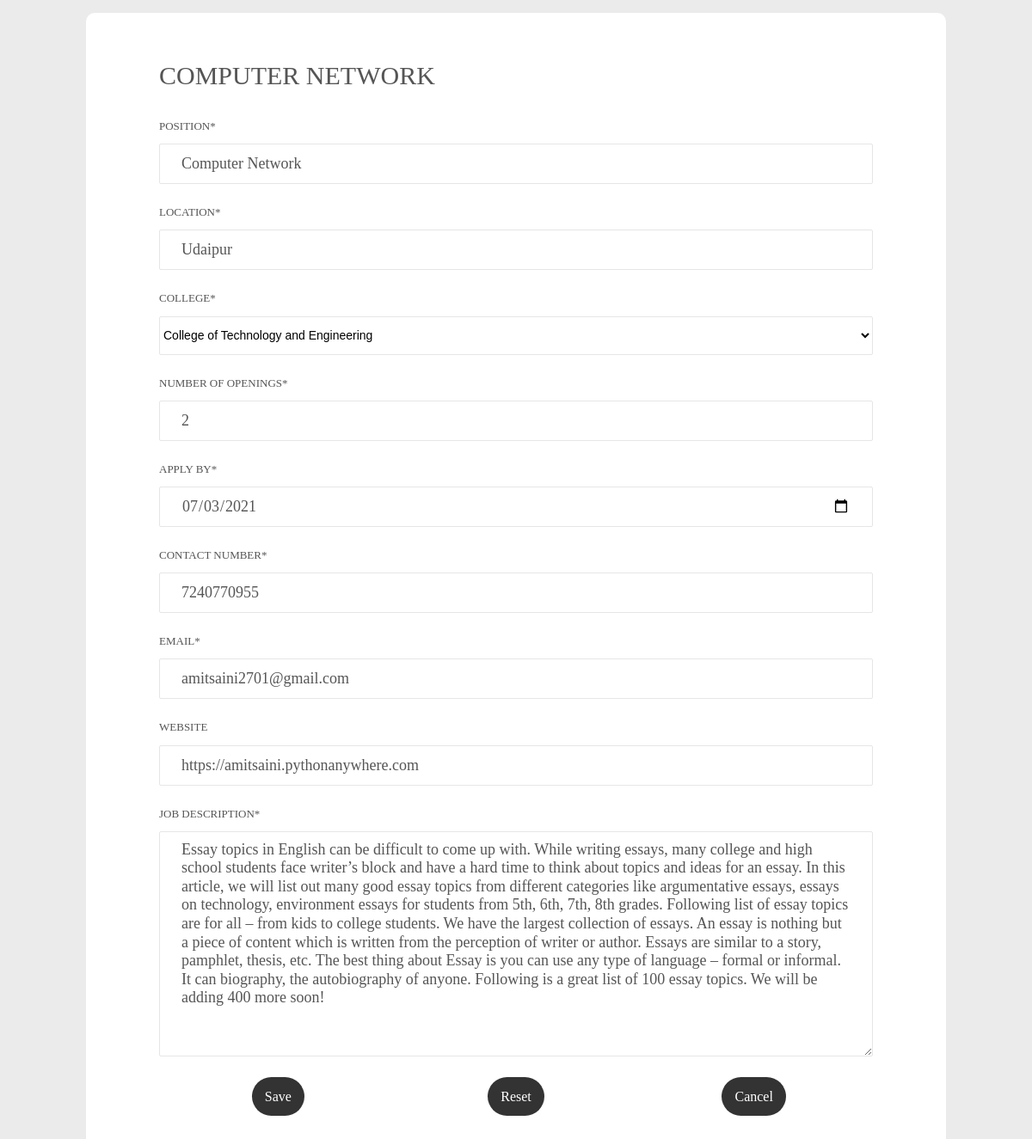
The app's page /updateJob/19 (signed in) with its own data.
### jobs/models.py (models this page shows, shortened)
class Jobs(models.Model):
    jobId = models.AutoField(primary_key=True)
    adminId = models.ForeignKey(User, on_delete=models.CASCADE)
    collegeId = models.ForeignKey(CollegeImages,on_delete=models.CASCADE)
    position = models.CharField(max_length=40)
    location = models.CharField(max_length=200,default='Udaipur (raj)')
    applyBy = models.DateField(timezone.now().strftime("%Y-%m-%d"))
    datePosted = models.DateTimeField(default=timezone.now)
    description = models.TextField()
    availablePositions = models.IntegerField()
    adminPhoneNumber = models.CharField(max_length=10)
    adminEmail = models.EmailField()
    collegeWebsite = models.URLField(max_length=200)
    class Meta:
        ordering = ['applyBy','-datePosted']

class CollegeImages(models.Model):
    CollegeId = models.AutoField(primary_key=True)
    collegeName = models.CharField(max_length=200)
    image = models.ImageField(upload_to=settings.MEDIA_ROOT)

### userAccounts/decorators.py (the view)
	def wrapper_function(request, *args, **kwargs):
		group = None
		if request.user.groups.exists():
			group = request.user.groups.all()[0].name
		if group == 'candidates':
			return redirect('jobs')
		if group == 'admin':
			return view_func(request, *args, **kwargs)
		else:
			return redirect('login')

### jobs/views.py (called while the page is built, shortened)
@admin_only
def updateJob(request,jobId):
    job = Jobs.objects.get(jobId = int(jobId))
    context = {
                'job':job,
                'colleges':CollegeImages.objects.all()
    }
    return render(request,'jobs/addJobForm.html',context)

### templates/jobs/addJobForm.html (shortened to what this page needs)
{% extends 'userAccounts/accountsMainTemplate.html' %}
{% block content %}
	<div class="limiter">
		<div class="container-login100">
			<div class="wrap-login100 p-l-85 p-r-85 p-t-55 p-b-55"  style="max-width: 1000px;width:100%;">
				<form method="post" action="" class="login100-form validate-form flex-sb flex-w" enctype="multipart/form-data">
					<span class="login100-form-title p-b-32">
						{% if job.position %}
							{{ job.position }}
						{% else %}
							Post a Job
						{% endif %}
					</span>
					<span class="txt1 p-b-11">
						Position*
					</span>
					<div class="wrap-input100 validate-input m-b-24" data-validate = "Position is required">
						<input class="input100" style="height: 45px;"  type="text" name="position" value="{{ job.position }}">
					</div>
          <span class="txt1 p-b-11">
						Location*
					</span>
					<div class="wrap-input100 validate-input m-b-24" data-validate = "Location is required">
            	<input class="input100" style="height: 45px;"  type="text" name="location" value="{{ job.location }}">
					</div>
						<span class="txt1 p-b-11">
							College*
						</span>
						<select style="height:45px;border-color: #e6e6e6;font-size:14px;" class="wrap-input100 validate-input m-b-24" name="college" id="college" data-validate = "Choose a college">
								{% if job.collegeId.collegeName %}
									<option value="{{ job.collegeId.CollegeId }}" selected>{{ job.collegeId.collegeName }}</option>
								{% endif %}
						</select>
					<span class="txt1 p-b-11">
						Number of openings*
					</span>
					<div class="wrap-input100 validate-input m-b-24" data-validate = "Field is required">
						<input class="input100" style="height: 45px;"  type="number" name="openings" value="{{ job.availablePositions }}">
					</div>
          <span class="txt1 p-b-11">
						Apply By*
					</span>
					<div class="wrap-input100 validate-input m-b-24" data-validate = "date is required">
              <input id="applyBy" class="input100" style="height: 45px;"  type="date" name="applyBy" value="{{ job.applyBy|date:'Y-m-d' }}">
					</div>
          <span class="txt1 p-b-11">
              Contact Number*
					</span>
					<div class="wrap-input100 validate-input m-b-24" data-validate = "Contact number is required">
            <input class="input100" style="height: 45px;"  type="text" name="number" value="{{ job.adminPhoneNumber }}">
					</div>
          <span class="txt1 p-b-11">
              Email*
					</span>
					<div class="wrap-input100 validate-input m-b-24" data-validate = "email is required">
              <input class="input100" style="height: 45px;" type="email" name="email" value="{{ job.adminEmail }}">
					</div>
          <span class="txt1 p-b-11">
            	Website
					</span>
					<div class="wrap-input100 m-b-24">
            	<input class="input100" style="height: 45px;"  type="text" name="website" value="{{ job.collegeWebsite }}">
					</div>
					<span class="txt1 p-b-11">
						Job Description*
					</span>
					<div class="wrap-input100 validate-input m-b-24" data-validate = "Description is required">
          		<textarea class="input100" style="height:250px; margin-top:10px;" rows="10" name="description">{{ job.description }}</textarea>
          </div>
          <br>
					<div class="flex-sb-m w-full p-b-48">
						<div class="container-login100-form-btn" style="justify-content: center;">
							<button type="submit" value="Login" class="login100-custom-form-btn">
									Save
							</button>
            </div>
						<div class="container-login100-form-btn" style="justify-content: center;">
							<button type="reset" value="Login" class="login100-custom-form-btn">
									Reset
							</button>
						</div>
						<div class="container-login100-form-btn" style="justify-content: center;">
							<a href="{% url 'jobs' %}">
								<button type="button" value="Login" class="login100-custom-form-btn">
									Cancel
								</button>
							</a>
						</div>
					</div>
				</form>
			</div>
		</div>
	</div>
{% endblock content %}

### static/css/signin_signup.css (style rules this page uses)
* { margin: 0px; padding: 0px; box-sizing: border-box; }
body, html { height: 100%; font-family: Raleway-Regular, sans-serif; }
a { font-family: Raleway-Regular; font-size: 14px; line-height: 1.7; color: #666666; margin: 0px; transition: all 0.4s; -webkit-transition: all 0.4s; -o-transition: all 0.4s; -moz-transition: all 0.4s; }
input { outline: none; border: none; }
textarea { outline: none; border: none; }
button { outline: none !important; border: none; background: transparent; }
.txt1 { font-family: Raleway-SemiBold; font-size: 13px; color: #555555; line-height: 1.4; text-transform: uppercase; }
.limiter { width: 100%; margin: 0 auto; }
.container-login100 { width: 100%; min-height: 100vh; display: -webkit-box; display: -webkit-flex; display: -moz-box; display: -ms-flexbox; display: flex; flex-wrap: wrap; justify-content: center; align-items: center; padding: 15px; background-color: #ebebeb; }
.wrap-login100 { width: 560px; background: #fff; border-radius: 10px; position: relative; }
.login100-form { width: 100%; }
.login100-form-title { font-family: Raleway-Medium; font-size: 30px; color: #555555; line-height: 1.2; text-transform: uppercase; text-align: left; width: 100%; display: block; }
.wrap-input100 { width: 100%; position: relative; background-color: #fff; border: 1px solid #e6e6e6; border-radius: 2px; }
.input100 { font-family: Raleway-Medium; color: #555555; line-height: 1.2; font-size: 18px; display: block; width: 100%; background: transparent; height: 55px; padding: 0 25px 0 25px; }
.container-login100-form-btn { width: 100%; display: -webkit-box; display: -webkit-flex; display: -moz-box; display: -ms-flexbox; display: flex; flex-wrap: wrap; }
.login100-custom-form-btn { font-family: Raleway-Bold; font-size: 16px; color: #fff; line-height: 1.2; display: -webkit-box; display: -webkit-flex; display: -moz-box; display: -ms-flexbox; display: flex; justify-content: center; align-items: center; padding: 0 15px; height: 45px; background-color: #333333; border-radius: 27px; -webkit-transition: all 0.4s; -o-transition: all 0.4s; -moz-transition: all 0.4s; transition: all 0.4s; }
.validate-input { position: relative; }

### records on screen
Jobs: position "COMPUTER NETWORK", position "Computer Network", location "Udaipur", college "College of Technology and Engineering", openings "2", applyBy "07/03/2021", number "7240770955", email "amitsaini2701@gmail.com", website "https://amitsaini.pythonanywhere.com", description "Essay topics in English can be difficult to come up with. While writing essays, many college and high school students face writer’s block and have a hard time to think about topics and ideas for an essay. In this article, we will list out many good essay topics from different categories like argumentative essays, essays on technology, environment essays for students from 5th, 6th, 7th, 8th grades. Following list of essay topics are for all – from kids to college students. We have the largest collection of essays. An essay is nothing but a piece of content which is written from the perception of writer or author. Essays are similar to a story, pamphlet, thesis, etc. The best thing about…"
